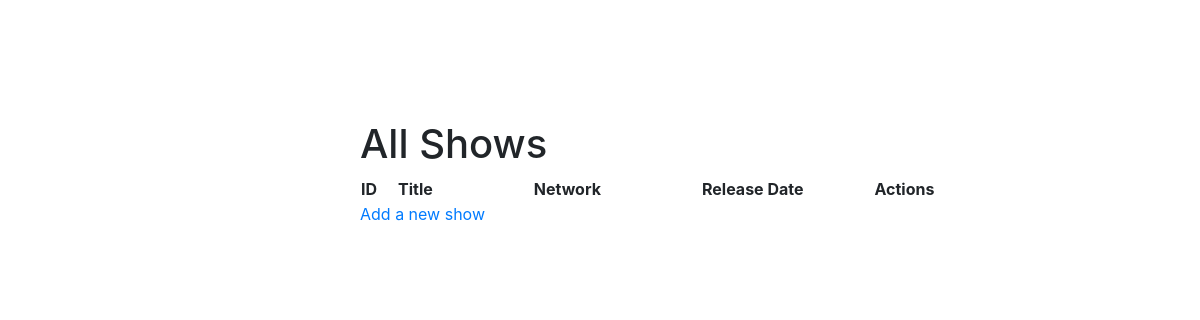
Before: / with the older database file.
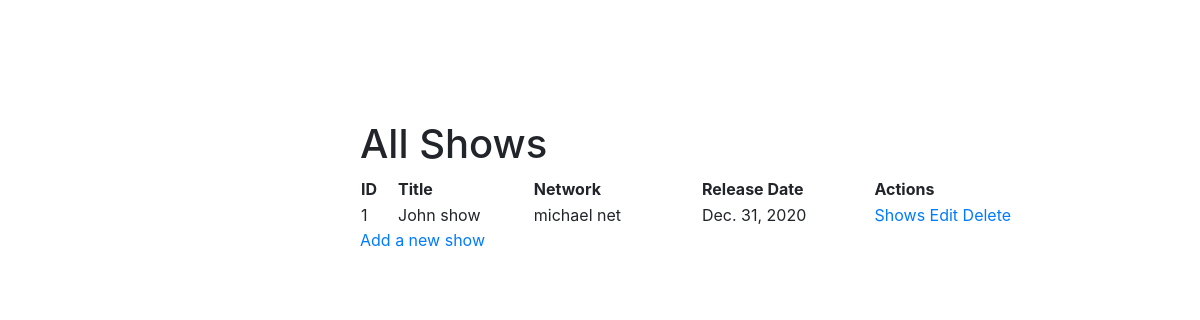
After: the same page with the newer database file.
### tvApp/models.py (models this page shows, shortened)
class Show(models.Model):
    title = models.CharField(max_length=255)
    description = models.TextField()
    network = models.CharField(max_length=255)
    release_date = models.DateField()
    created_at = models.DateTimeField(auto_now_add=True)
    updated_at = models.DateTimeField(auto_now=True)
    objects = ShowManager()

### tvApp/views.py (the view)
# urls.py: path('', views.dashboard),
def dashboard(request):
    context = {
        "shows": Show.objects.all()
    }
    return render(request, 'dashboard.html', context)

### tvApp/templates/dashboard.html (shortened to what this page needs)
<!DOCTYPE html>
<html lang="en">
<head>
    <link rel="stylesheet" href="https://stackpath.bootstrapcdn.com/bootstrap/4.3.1/css/bootstrap.min.css"
>
</head>
<body style="margin: 10% 0 0 30%">
    <h1>All Shows</h1>
    <table>
        <tr>
            <th style="padding-right: 20px;">ID</th>
            <th style="padding-right: 100px;">Title</th>
            <th style="padding-right: 100px;">Network</th>
            <th style="padding-right: 70px;">Release Date</th>
            <th style="padding-right: 0px;">Actions</th>
        </tr>
        {% for s in shows %}
        <tr>
            <td>{{s.id}}</td>
            <td>{{s.title}}</td>
            <td>{{s.network}}</td>
            <td>{{s.release_date}}</td>
            <td>
                <a href="/shows/{{s.id}}">Shows</a>
                <a href="/shows/{{s.id}}/updatePage">Edit</a>
                <a href="/shows/{{s.id}}/delete">Delete</a>
            </td>
        </tr>
        {% endfor %}
    </table>
    <a href="/shows/new">Add a new show</a>
</body>
</html>

Changed rows visible on the page:
added Show: id "1", title "John show", network "michael net", release_date "Dec. 31, 2020"
